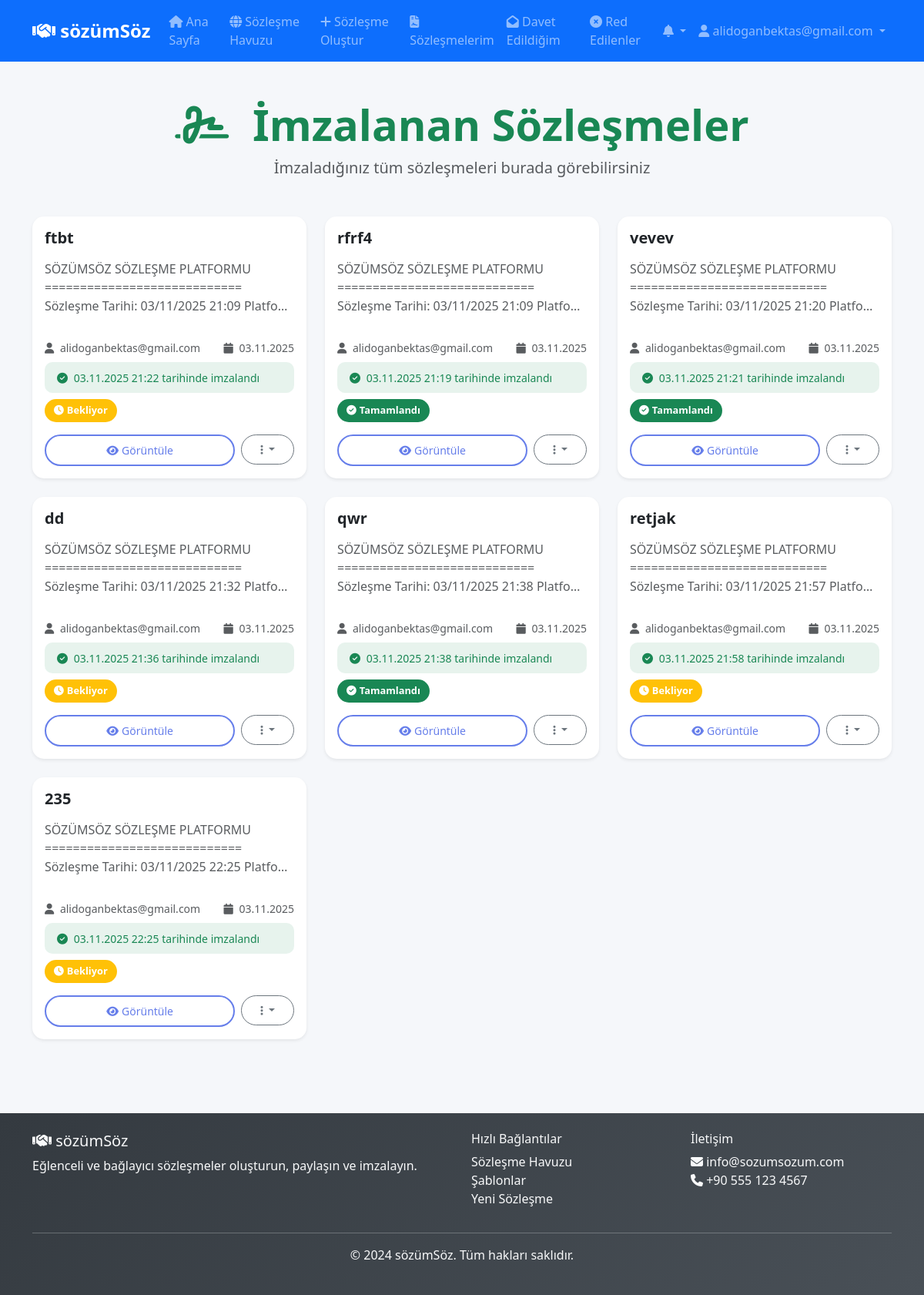
The app's page /signed-contracts/ (signed in) with its own data.
### contracts/models.py (models this page shows, shortened)
class Contract(models.Model):
    STATUS_CHOICES = [
        ('draft', 'Taslak'),
        ('pending_signatures', 'İmza Bekleniyor'),
        ('signed', 'İmzalandı'),
        ('approved', 'Onaylandı'),
        ('completed', 'Tamamlandı'),
        ('cancelled', 'İptal Edildi'),
        ('archived', 'Arşivlendi'),
    ]
    VISIBILITY_CHOICES = [
        ('private', 'Gizli'),
        ('public', 'Halka Açık'),
    ]
    id = models.UUIDField(primary_key=True, default=uuid.uuid4, editable=False)
    contract_number = models.PositiveIntegerField(unique=True, verbose_name="Sözleşme No", help_text="Otomatik oluşturulan sıralı numara")
    title = models.CharField(max_length=200, verbose_name="Sözleşme Başlığı")
    content = models.TextField(verbose_name="Sözleşme İçeriği")
    template = models.ForeignKey(ContractTemplate, on_delete=models.SET_NULL, null=True, blank=True, verbose_name="Şablon")
    creator = models.ForeignKey(User, on_delete=models.CASCADE, related_name='created_contracts', verbose_name="Oluşturan")
    status = models.CharField(max_length=20, choices=STATUS_CHOICES, default='draft', verbose_name="Durum")
    visibility = models.CharField(max_length=10, choices=VISIBILITY_CHOICES, default='private', verbose_name="Görünürlük")
    is_editable = models.BooleanField(default=True, verbose_name="Düzenlenebilir")
    is_self_contract = models.BooleanField(default=False, verbose_name="Kişisel Sözleşme", help_text="Sadece kendinizi bağlayan sözleşme (Vicdan sözleşmesi)")
    system_approved = models.BooleanField(default=False, verbose_name="Sistem Onayı")
    start_date = models.DateField(default=timezone.now, verbose_name="Sözleşme Başlangıç Tarihi", help_text="Sözleşmenin yürürlüğe gireceği tarih")
    duration_months = models.PositiveIntegerField(default=12, verbose_name="Sözleşme Süresi (Ay)")
    is_indefinite = models.BooleanField(default=False, verbose_name="Belirsiz Süreli", help_text="Bu sözleşme süresiz mi?")
    created_at = models.DateTimeField(auto_now_add=True)
    updated_at = models.DateTimeField(auto_now=True)
    completed_at = models.DateTimeField(null=True, blank=True, verbose_name="Tamamlanma Tarihi")
    class Meta:
        verbose_name = "Sözleşme"
        verbose_name_plural = "Sözleşmeler"
        ordering = ['-created_at']

class ContractSignature(models.Model):
    contract = models.ForeignKey(Contract, on_delete=models.CASCADE, related_name='signatures', verbose_name="Sözleşme")
    party = models.ForeignKey(ContractParty, on_delete=models.CASCADE, related_name='signatures', verbose_name="Taraf")
    user = models.ForeignKey(User, on_delete=models.CASCADE, related_name='contract_signatures', verbose_name="Kullanıcı")
    signature_code = models.CharField(max_length=20, unique=True, verbose_name="İmza Kodu")
    is_signed = models.BooleanField(default=False, verbose_name="İmzalandı")
    signed_at = models.DateTimeField(null=True, blank=True, verbose_name="İmzalanma Tarihi")
    ip_address = models.GenericIPAddressField(null=True, blank=True, verbose_name="IP Adresi")
    created_at = models.DateTimeField(auto_now_add=True)
    class Meta:
        verbose_name = "Sözleşme İmzası"
        verbose_name_plural = "Sözleşme İmzaları"
        unique_together = ['contract', 'user']

### contracts/views.py (the view)
# urls.py: path('signed-contracts/', views.signed_contracts, name='signed_contracts'),
@login_required
def signed_contracts(request):
    signed_contracts = Contract.objects.filter(
        signatures__user=request.user,
        signatures__is_signed=True
    ).distinct().order_by('-created_at')
    contracts_with_signatures = []
    for contract in signed_contracts:
        user_signature = contract.signatures.filter(
            user=request.user,
            is_signed=True
        ).first()
        contract.user_signature = user_signature
        contracts_with_signatures.append(contract)
    invited_contracts_count = Contract.objects.filter(
        parties__user=request.user,
        parties__user__isnull=False,
        parties__invitation_status__in=['pending', 'accepted']
    ).exclude(
        signatures__user=request.user,
        signatures__is_signed=True
    ).distinct().count()
    return render(request, 'contracts/signed_contracts.html', {
        'contracts': contracts_with_signatures,
        'invited_contracts_count': invited_contracts_count
    })

### templates/contracts/signed_contracts.html (shortened to what this page needs)
{% extends 'base.html' %}
{% load static %}
{% block content %}
<div class="container py-5">
    <div class="row">
        <div class="col-12">
            <div class="text-center mb-5">
                <h1 class="display-4 fw-bold text-success">
                    <i class="fas fa-signature me-3"></i>
                    İmzalanan Sözleşmeler
                </h1>
                <p class="lead text-muted">
                    İmzaladığınız tüm sözleşmeleri burada görebilirsiniz
                </p>
            </div>
            {% if contracts %}
                <div class="row g-4">
                    {% for contract in contracts %}
                        <div class="col-md-6 col-lg-4">
                            <div class="card h-100 border-0 shadow-sm hover-lift">
                                <div class="card-body d-flex flex-column">
                                    <h5 class="card-title fw-bold mb-3">
                                        <a href="{% url 'contracts:contract_detail' pk=contract.pk %}"
                                           class="text-decoration-none text-dark">
                                            {{ contract.title }}
                                        </a>
                                    </h5>
                                    <p class="card-text text-muted flex-grow-1">
                                        {{ contract.content|truncatechars:100 }}
                                    </p>
                                    <div class="mt-3">
                                        <div class="d-flex justify-content-between align-items-center mb-2">
                                            <small class="text-muted">
                                                <i class="fas fa-user me-1"></i>
                                                {{ contract.creator.get_full_name|default:contract.creator.username }}
                                            </small>
                                            <small class="text-muted">
                                                <i class="fas fa-calendar me-1"></i>
                                                {{ contract.created_at|date:"d.m.Y" }}
                                            </small>
                                        </div>
                                        {% if contract.user_signature %}
                                            <div class="alert alert-success py-2 mb-2">
                                                <small>
                                                    <i class="fas fa-check-circle me-1"></i>
                                                    {{ contract.user_signature.signed_at|date:"d.m.Y H:i" }} tarihinde imzalandı
                                                </small>
                                            </div>
                                        {% endif %}
                                        <div class="mt-2">
                                            {% if contract.status == 'completed' %}
                                                <span class="badge bg-success">
                                                    <i class="fas fa-check-circle me-1"></i>Tamamlandı
                                                </span>
                                            {% elif contract.status == 'signed' %}
                                                <span class="badge bg-info">
                                                    <i class="fas fa-signature me-1"></i>İmzalandı
                                                </span>
                                            {% else %}
                                                <span class="badge bg-warning">
                                                    <i class="fas fa-clock me-1"></i>Bekliyor
                                                </span>
                                            {% endif %}
                                        </div>
                                    </div>
                                    <div class="d-flex gap-2 mt-3">
                                        <a href="{% url 'contracts:contract_detail' pk=contract.pk %}"
                                           class="btn btn-outline-primary btn-sm flex-fill">
                                            <i class="fas fa-eye me-1"></i>Görüntüle
                                        </a>
                                        <div class="dropdown">
                                            <button class="btn btn-outline-secondary btn-sm dropdown-toggle"
                                                    type="button" data-bs-toggle="dropdown" aria-expanded="false">
                                                <i class="fas fa-ellipsis-v"></i>
                                            </button>
                                        </div>
                                    </div>
                                </div>
                            </div>
                        </div>
                    {% endfor %}
                </div>
            {% endif %}
        </div>
    </div>
</div>
{% endblock %}

### templates/base.html (shortened to what this page needs)
{% load static %}
<!DOCTYPE html>
<html lang="tr">
<head>
    <link href="https://cdn.jsdelivr.net/npm/bootstrap@5.3.0/dist/css/bootstrap.min.css" rel="stylesheet">
    <link rel="stylesheet" href="https://cdnjs.cloudflare.com/ajax/libs/font-awesome/6.4.0/css/all.min.css">
    <link rel="stylesheet" href="{% static 'css/style.css' %}">
</head>
    <body {% if user.is_authenticated %}data-user-authenticated="true"{% endif %}>
    <nav class="navbar navbar-expand-lg navbar-dark bg-primary">
        <div class="container">
            <a class="navbar-brand" href="{% url 'contracts:home' %}">
                <i class="fas fa-handshake"></i> sözümSöz
            </a>
            <div class="collapse navbar-collapse" id="navbarNav">
                <ul class="navbar-nav me-auto">
                    <li class="nav-item">
                        <a class="nav-link" href="{% url 'contracts:home' %}">
                            <i class="fas fa-home"></i> Ana Sayfa
                        </a>
                    </li>
                    <li class="nav-item">
                        <a class="nav-link" href="{% url 'contracts:contract_pool' %}">
                            <i class="fas fa-globe"></i> Sözleşme Havuzu
                        </a>
                    </li>
                    {% if user.is_authenticated %}
                        <li class="nav-item">
                            <a class="nav-link" href="{% url 'contracts:contract_create' %}">
                                <i class="fas fa-plus"></i> Sözleşme Oluştur
                            </a>
                        </li>
                        <li class="nav-item">
                            <a class="nav-link" href="{% url 'contracts:my_contracts' %}">
                                <i class="fas fa-file-contract"></i> Sözleşmelerim
                            </a>
                        </li>
                        <li class="nav-item">
                            <a class="nav-link" href="{% url 'contracts:invited_contracts' %}">
                                <i class="fas fa-envelope-open"></i> Davet Edildiğim
                            </a>
                        </li>
                        <li class="nav-item">
                            <a class="nav-link position-relative" href="{% url 'contracts:declined_contracts' %}">
                                <i class="fas fa-times-circle"></i> Red Edilenler
                            </a>
                        </li>
                    {% endif %}
                </ul>
                <ul class="navbar-nav">
                    {% if user.is_authenticated %}
                        <li class="nav-item dropdown">
                            <a class="nav-link dropdown-toggle position-relative" href="#" id="notificationDropdown" role="button" data-bs-toggle="dropdown">
                                <i class="fas fa-bell"></i>
                            </a>
                        </li>
                        <li class="nav-item dropdown">
                            <a class="nav-link dropdown-toggle" href="#" id="userDropdown" role="button" data-bs-toggle="dropdown">
                                <i class="fas fa-user"></i> {{ user.get_full_name|default:user.username }}
                            </a>
                        </li>
                    {% endif %}
                </ul>
            </div>
        </div>
    </nav>
    <main class="flex-grow-1">
        {% block content %}{% endblock %}
    </main>
    <footer class="bg-dark text-light py-4 mt-5">
        <div class="container">
            <div class="row">
                <div class="col-md-6">
                    <h5><i class="fas fa-handshake"></i> sözümSöz</h5>
                    <p>Eğlenceli ve bağlayıcı sözleşmeler oluşturun, paylaşın ve imzalayın.</p>
                </div>
                <div class="col-md-3">
                    <h6>Hızlı Bağlantılar</h6>
                    <ul class="list-unstyled">
                        <li><a href="{% url 'contracts:contract_pool' %}" class="text-light">Sözleşme Havuzu</a></li>
                        <li><a href="{% url 'contracts:contract_templates' %}" class="text-light">Şablonlar</a></li>
                        {% if user.is_authenticated %}
                            <li><a href="{% url 'contracts:contract_create' %}" class="text-light">Yeni Sözleşme</a></li>
                        {% endif %}
                    </ul>
                </div>
                <div class="col-md-3">
                    <h6>İletişim</h6>
                    <ul class="list-unstyled">
                        <li><i class="fas fa-envelope"></i> info@sozumsozum.com</li>
                        <li><i class="fas fa-phone"></i> +90 555 123 4567</li>
                    </ul>
                </div>
            </div>
            <hr>
            <div class="text-center">
                <p>&copy; 2024 sözümSöz. Tüm hakları saklıdır.</p>
            </div>
        </div>
    </footer>
</body>
</html>

### static/css/style.css (style rules this page uses)
:root { --primary-color: #667eea; --secondary-color: #764ba2; --success-color: #28a745; --warning-color: #ffc107; --danger-color: #dc3545; --info-color: #17a2b8; --light-color: #f8f9fa; --dark-color: #343a40; }
body { font-family: 'Segoe UI', Tahoma, Geneva, Verdana, sans-serif; background-color: #f5f7fa; }
.navbar-brand { font-weight: bold; font-size: 1.5rem; }
.card { border: none; border-radius: 15px; box-shadow: 0 4px 15px rgba(0, 0, 0, 0.1); transition: transform 0.3s ease, box-shadow 0.3s ease; }
.btn { border-radius: 25px; padding: 0.5rem 1.5rem; font-weight: 500; transition: all 0.3s ease; }
.btn-outline-primary { border: 2px solid var(--primary-color); color: var(--primary-color); }
.alert { border-radius: 10px; border: none; }
.badge { font-size: 0.8rem; padding: 0.5rem 0.75rem; border-radius: 20px; }
footer { background: linear-gradient(135deg, var(--dark-color), #495057); margin-top: auto; }
.hover-lift { transition: transform 0.3s ease; }
a { color: var(--primary-color); text-decoration: none; transition: color 0.3s ease; }

### templates/contracts/signed_contracts.html (style rules this page uses)
.hover-lift { transition: transform 0.3s ease, box-shadow 0.3s ease; }
.alert-success { background-color: rgba(25, 135, 84, 0.1); border-color: rgba(25, 135, 84, 0.2); color: #198754; }
.card { position: relative; z-index: 1; }

### records on screen
Contract: title "ftbt", content "SÖZÜMSÖZ SÖZLEŞME PLATFORMU ============================ Sözleşme Tarihi: 03/11/2025 21:09 Platfo…", creator.get_full_name "alidoganbektas@gmail.com", created_at "03.11.2025", user_signature.signed_at "03.11.2025 21:22", status "draft" (drawn)
Contract: title "rfrf4", content "SÖZÜMSÖZ SÖZLEŞME PLATFORMU ============================ Sözleşme Tarihi: 03/11/2025 21:09 Platfo…", creator.get_full_name "alidoganbektas@gmail.com", created_at "03.11.2025", user_signature.signed_at "03.11.2025 21:19", status "completed" (drawn)
Contract: title "vevev", content "SÖZÜMSÖZ SÖZLEŞME PLATFORMU ============================ Sözleşme Tarihi: 03/11/2025 21:20 Platfo…", creator.get_full_name "alidoganbektas@gmail.com", created_at "03.11.2025", user_signature.signed_at "03.11.2025 21:21", status "completed" (drawn)
Contract: title "dd", content "SÖZÜMSÖZ SÖZLEŞME PLATFORMU ============================ Sözleşme Tarihi: 03/11/2025 21:32 Platfo…", creator.get_full_name "alidoganbektas@gmail.com", created_at "03.11.2025", user_signature.signed_at "03.11.2025 21:36", status "draft" (drawn)
Contract: title "qwr", content "SÖZÜMSÖZ SÖZLEŞME PLATFORMU ============================ Sözleşme Tarihi: 03/11/2025 21:38 Platfo…", creator.get_full_name "alidoganbektas@gmail.com", created_at "03.11.2025", user_signature.signed_at "03.11.2025 21:38", status "completed" (drawn)
Contract: title "retjak", content "SÖZÜMSÖZ SÖZLEŞME PLATFORMU ============================ Sözleşme Tarihi: 03/11/2025 21:57 Platfo…", creator.get_full_name "alidoganbektas@gmail.com", created_at "03.11.2025", user_signature.signed_at "03.11.2025 21:58", status "draft" (drawn)
Contract: title "235", content "SÖZÜMSÖZ SÖZLEŞME PLATFORMU ============================ Sözleşme Tarihi: 03/11/2025 22:25 Platfo…", creator.get_full_name "alidoganbektas@gmail.com", created_at "03.11.2025", user_signature.signed_at "03.11.2025 22:25", status "draft" (drawn)

### other values on screen
{{ user.get_full_name|default:user.username }} "alidoganbektas@gmail.com"
